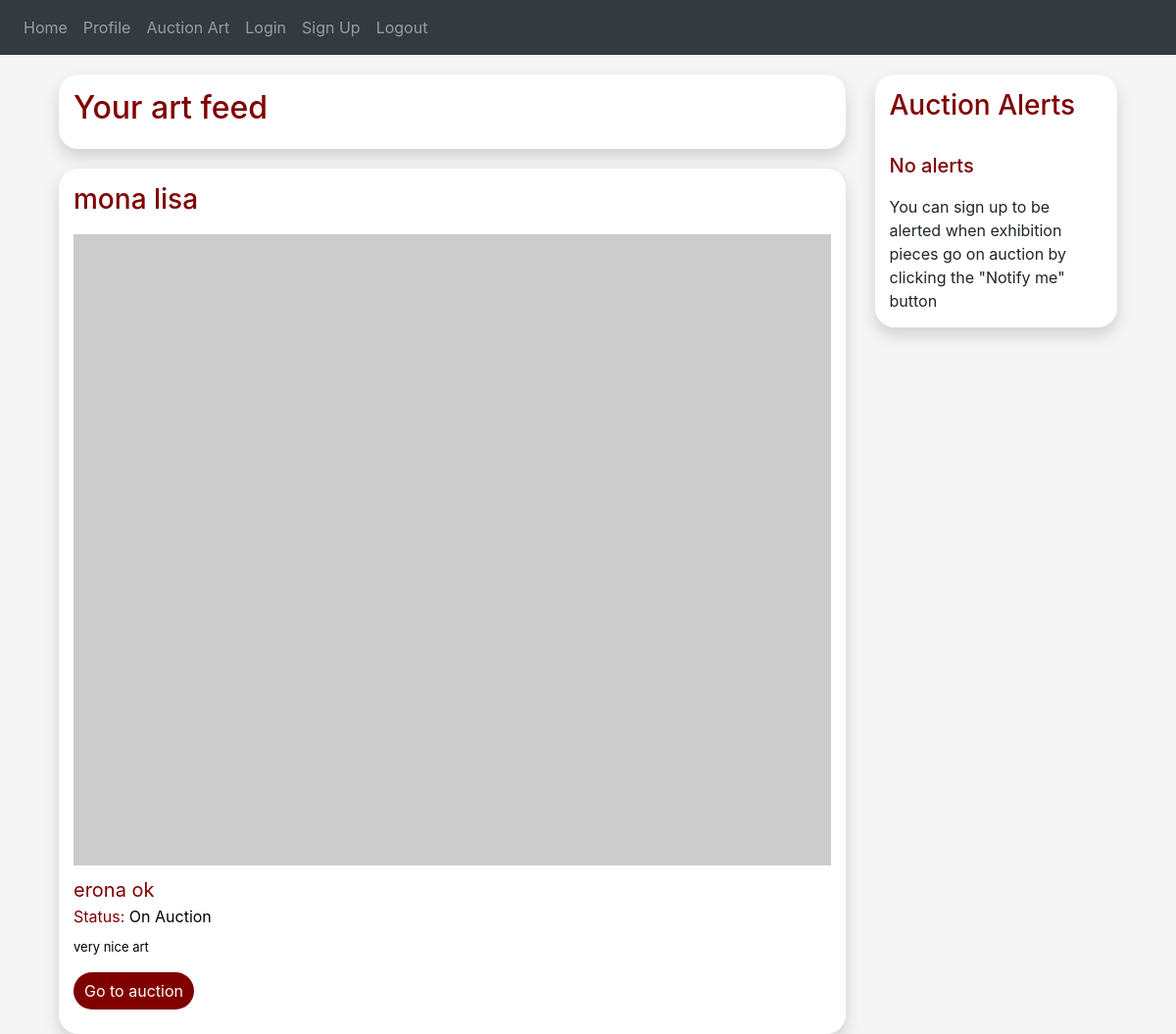
Screenshot of / (signed in) with the database file from the repository.
### auctionly/art/art.py (models this page shows, shortened)
class Art(db.Model):
    id = db.Column(db.Integer, primary_key=True)
    owner_id = db.Column(db.Integer, db.ForeignKey("user.id"))
    name = db.Column(db.String(150))
    description = db.Column(db.String(150))
    image = db.Column(db.String(150))
    art_category = db.Column(db.String(150))
    up_for_auction = db.Column(db.String(5))
    def get_name(self):
        return self.name
    def get_owner(self):
        return self.owner_id
    def get_description(self):
        return self.description
    def get_up_for_auction(self):
        return self.up_for_auction
    def get_art_category(self):
        return self.art_category
    def get_art_id(self):
        return self.id

### auctionly/users/user.py (models this page shows, shortened)
class User(db.Model, UserMixin):
    __tablename__ = 'user'
    id = db.Column(db.Integer, primary_key=True)
    email = db.Column(db.String(150), unique=True)
    password = db.Column(db.String(150))
    first_name = db.Column(db.String(150))
    last_name = db.Column(db.String(150))
    def get_full_name(self):
        return self.first_name + " " + self.last_name
    def get_user_prefs(self):
        user_pref = User_Preference.query.filter_by(user_id=self.id).all()
        prefs = []
        for pref in user_pref:
            prefs.append(pref.get_name())
        return prefs
    def get_auction_notification_list(self):
        user_subs = Art_Notifications.query.filter_by(user_id=self.id).all()
        user_notifications = []
        return user_notifications
    def get_notification_list(self):
        user_subs = Art_Notifications.query.filter_by(user_id=self.id).all()
        subs_ids = []
        for sub in user_subs:
            art_id = sub.get_art_id()
            subs_ids.append(art_id)
        return subs_ids

### auctionly/views.py (the view, shortened to what this page needs)
@views.route('/', methods=['GET', 'POST'])
@login_required
def home():
    user = flask_login.current_user
    user_pref = user.get_user_prefs()
    feed = Feed(user_pref, flask_login.current_user.id)
    user_notifications = user.get_notification_list()
    user_auction_alerts = user.get_auction_notification_list()
    if not user_pref:
        user_feed = feed.get_feed()
    else:
        user_feed = feed.get_users_feed()
    return render_template("home.html", feed_art=user_feed, feed=feed, notifications=user_notifications, alerts=user_auction_alerts)

### auctionly/__init__.py (called while the page is built)
def create_app():
    app = Flask(__name__)
    app.config['SECRET_KEY'] = 'alkjsfkalalfks'
    app.config['SQLALCHEMY_DATABASE_URI'] = f'sqlite:///{DB_NAME}'
    db.init_app(app)
    from .views import views
    from .auth import auth
    app.register_blueprint(views, url_prefix='/')
    app.register_blueprint(auth, url_prefix='/')
    from .users.user import User
    create_database(app)
    login_manager = LoginManager()
    login_manager.login_view = 'auth.login'
    login_manager.init_app(app)
    @login_manager.user_loader
    def load_user(id):
        return User.query.get(int(id))
    return app

### auctionly/auction/auction.py (called while the page is built)
    def get_auction_id(self):
        return self.id

### auctionly/system/feed.py (called while the page is built)
    def get_users_feed(self):
        return self.art_for_feed

    def get_user_name(self, user_id):
        user = User.query.filter_by(id=user_id).first()
        name = user.get_full_name()
        return name

    def get_art_auction_id(self, art_id):
        auction = Auction.query.filter_by(art_id=art_id).first()
        auction_id = auction.get_auction_id()
        return auction_id

### auctionly/users/user_preference.py (called while the page is built)
    def get_name(self):
        return self.art_pref

### auctionly/templates/home.html (shortened to what this page needs)
{% extends "base.html" %} {% block title %}Home Page{% endblock %} {% block content %}
<form method="POST">
    <head>
        <link href="../static/css/style.css" rel="stylesheet">
      </head>
    <body>
        <div class="container">
          <div class="row">
                <div class="col-lg-9">
                    <div class="media-card">
                        <div class="media">
                            <div class="media-body">
                                <h2 style="color: maroon; text-decoration: none;">Your art feed</h2>
                            </div>
                        </div>
                    </div>
                    {% for art in feed_art %}
                        <div class="media-card">
                            <div class="media">
                                <div class="media-body">
                                    <h3><a style="color: maroon; text-decoration: none;" type="submit" name="view">{{ art.get_name() }}</a></h3>
                                    <img src="https://picsum.photos/600/500" class="img-fluid center" style="padding-top: 10px; align-items: center;">
                                    <h7><a style="color: maroon; text-decoration: none; padding-top: 10px; font-size: 20px;" type="submit" name="view">{{ feed.get_user_name(art.get_owner()) }}</a></h7>
                                    <br>
                                    <h8 style="color: maroon;">Status: <h8 style="color: black;">{%if art.get_up_for_auction() == "False":%} On Exhibition {%else:%} On Auction {%endif%}</h8>
                                    <p style="font-size: 13px; padding-top: 10px; color: black;">{{ art.get_description() }}</p>
                                    {%if art.get_up_for_auction() == "False":%}
                                        {%if art.get_art_id() is in notifications:%}
                                        <a href="/?art_id={{ art.get_art_id() }}&notify=False" role="button"><button type="button" class="btn btn-view-more">Don't notify me</button></a>
                                        {%else:%}
                                        <a href="/?art_id={{ art.get_art_id() }}&notify=True" role="button"><button type="button" class="btn btn-view-more">Notify me</button></a>
                                        {%endif%}
                                    {%else:%}
                                        <a href="/auction?id={{ feed.get_art_auction_id(art.get_art_id()) }}" role="button"><button type="button" class="btn btn-view-more">Go to auction</button></a>
                                    {%endif%}
                                </div>
                            </div>
                        </div>
                    {% endfor %}
                </div>
                <div class="col-lg-3">
                <div class="auctions-card">
                    <h3><a style="color: maroon; text-decoration: none;" type="submit" name="view">Auction Alerts</a></h3>
                    <br>
                    {% if not alerts: %}
                        <div class="media">
                            <div class="media-body">
                                <h5><a style="color: maroon; text-decoration: none;" type="submit" name="view">No alerts</a></h5>
                                <h7><a style="text-decoration: none; padding-top: 10px;" type="submit" name="view">You can sign up to be alerted when exhibition pieces go on auction by clicking the "Notify me" button</a></h7>
                            </div>
                        </div>
                    {% endif %}
                </div>
                </div>
            </div>
        </div>
      </body>
</form>
{% endblock %}

### auctionly/static/css/style.css (style rules this page uses)
body { background-color: #f5f5f5f5; }
html { overflow-y: overlay; }
.btn-view-more { background-color: maroon; border-radius: 100px !important; color: white; padding-left: 10px; padding-right: 10px; margin: auto; margin-bottom: 10px; }
.media-card { margin-top: 20px; padding: 15px; border-radius: 20px; box-shadow: 0px 8px 16px rgba(0, 0, 0, 0.15); background-color: white; }
.auctions-card { padding: 15px; border-radius: 20px; box-shadow: 0px 8px 16px rgba(0, 0, 0, 0.15); background-color: white; display: flex; justify-content: center; flex-direction: column; flex-wrap: wrap; margin-top: 20px; margin-bottom: 20px; }
.center { display: block; margin-left: auto; margin-right: auto; width: 100%; }

### rows the page displays
Art: get_name "mona lisa", up_for_auction "On Auction", get_description "very nice art"
User: get_user_name "erona ok"
